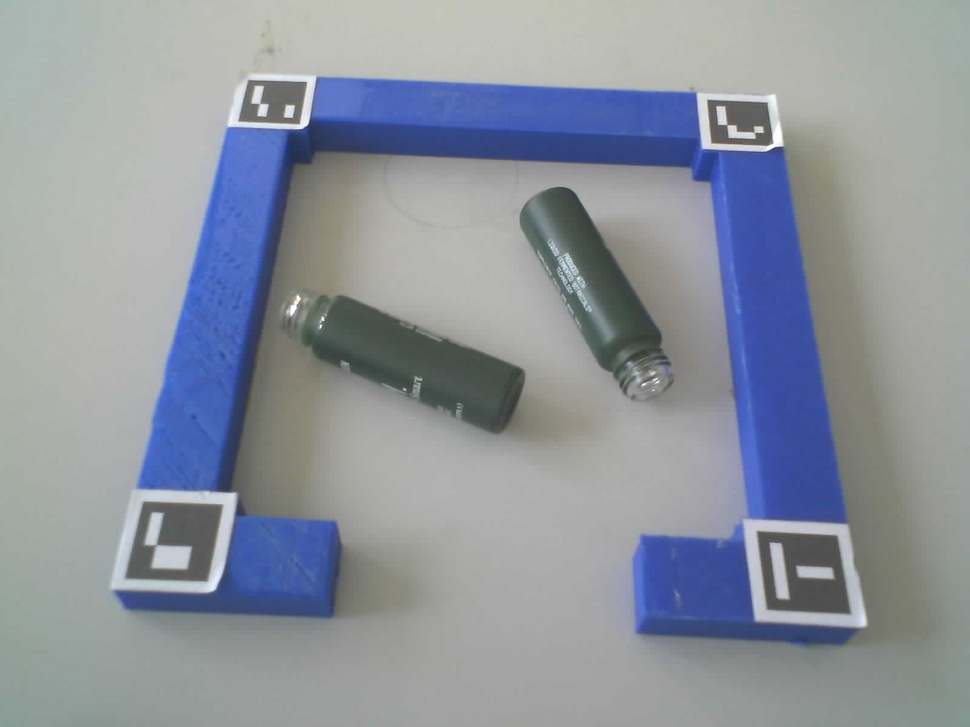
#> input picture utils/images/a6595ad23b83401da7c1bc8a24dbfc40.jpg, 970 x 727 px, shrunk from 1600 x 1200 before the run; its folder holds only this picture in this run
$ python annotate_dataset.py --images images
#> lines starting #> are read from the running program, lines starting #| are printed output that depends on the picture
"""
Simple Annotation Tool for Bottle Dataset
Creates COCO format annotations
"""

import cv2
import json
import os
from pathlib import Path


class AnnotationTool:
    def __init__(self, images_dir, output_file='annotations.json'):
#> in run, image is the input picture: shape (727, 970, 3); mean B, G, R 157, 147.4, 141.1
        self.images_dir = images_dir
        self.output_file = output_file

        # Load existing annotations if available
        self.load_existing_annotations()

        self.current_image_id = len(self.annotations['images'])
        self.current_annotation_id = len(self.annotations['annotations'])

        # Get all images
        self.image_files = []
        for ext in ['*.jpg', '*.jpeg', '*.png']:
            self.image_files.extend(Path(images_dir).glob(ext))

        self.image_files = sorted([str(f) for f in self.image_files])
        self.current_image_index = 0

        # Drawing state
        self.drawing = False
        self.start_point = None
        self.current_end_point = None  # Initialize to avoid NoneType error
        self.current_boxes = []  # List of (bbox, class_id, class_name)
        self.current_class = 1  # Default: bottle
        self.class_names = {1: 'bottle', 2: 'cap'}
        self.class_colors = {1: (0, 255, 0), 2: (255, 0, 255)}  # Green for bottle, Magenta for cap

        print(f"Found {len(self.image_files)} images")
        print(f"Loaded {len(self.annotations['images'])} existing annotations")
        print("\nControls:")
        print("  - Click and drag to draw bounding box")
        print("  - Press '1' to switch to BOTTLE class (green)")
        print("  - Press '2' to switch to CAP class (magenta)")
        print("  - Press 'r' to RESET current image (delete all boxes)")
        print("  - Press 'n' for next image")
        print("  - Press 'p' for previous image")
        print("  - Press 'd' to delete last box")
        print("  - Press 's' to save and continue")
        print("  - Press 'q' to quit and save")

    def load_existing_annotations(self):
        """Load existing annotations from file if it exists"""
        if os.path.exists(self.output_file):
            try:
                with open(self.output_file, 'r') as f:
                    self.annotations = json.load(f)
                print(f"✓ Loaded existing annotations from {self.output_file}")

                # Validate structure
                if 'categories' not in self.annotations:
                    self.annotations['categories'] = [
                        {'id': 1, 'name': 'bottle'},
                        {'id': 2, 'name': 'cap'}
                    ]
                if 'images' not in self.annotations:
                    self.annotations['images'] = []
                if 'annotations' not in self.annotations:
                    self.annotations['annotations'] = []

            except json.JSONDecodeError:
                print(f"⚠ Could not parse {self.output_file}, starting fresh")
                self.create_fresh_annotations()
        else:
            print(f"No existing annotations found, starting fresh")
            self.create_fresh_annotations()

    def create_fresh_annotations(self):
        """Create fresh annotation structure"""
        self.annotations = {
            'images': [],
            'annotations': [],
            'categories': [
                {'id': 1, 'name': 'bottle'},
                {'id': 2, 'name': 'cap'}
            ]
        }

    def load_annotations_for_image(self, image_name):
        """Load existing annotations for current image"""
        # Find image info
        image_info = next((img for img in self.annotations['images']
                          if img['file_name'] == image_name), None)

        if image_info:
            image_id = image_info['id']
            # Load all annotations for this image
            existing_anns = [ann for ann in self.annotations['annotations']
                           if ann['image_id'] == image_id]

            # Convert to current_boxes format
            self.current_boxes = []
            for ann in existing_anns:
                bbox = ann['bbox']
                class_id = ann['category_id']
                class_name = self.class_names.get(class_id, f'class_{class_id}')
                self.current_boxes.append((bbox, class_id, class_name))

            print(f"✓ Loaded {len(self.current_boxes)} existing annotations for {image_name}")
            return True

        return False

    # [54 lines left out: functions reset_current_image, mouse_callback, not called in this run]

    def draw_boxes(self, image):
        """Draw all boxes on image"""
        img_copy = image.copy()

        # Draw saved boxes with class-specific colors
        for bbox, class_id, class_name in self.current_boxes:
            x, y, w, h = bbox
            color = self.class_colors[class_id]
            cv2.rectangle(img_copy, (x, y), (x + w, y + h), color, 2)

            # Label with background
            label = class_name
            (label_w, label_h), _ = cv2.getTextSize(label, cv2.FONT_HERSHEY_SIMPLEX, 0.5, 1)
            cv2.rectangle(img_copy, (x, y - label_h - 4), (x + label_w, y), color, -1)
            cv2.putText(img_copy, label, (x, y - 2), cv2.FONT_HERSHEY_SIMPLEX, 0.5, (255, 255, 255), 1)

        # Draw current box being drawn
        if self.drawing and self.start_point and self.current_end_point:
            x1, y1 = self.start_point
            x2, y2 = self.current_end_point
            color = self.class_colors[self.current_class]
            cv2.rectangle(img_copy, (x1, y1), (x2, y2), color, 2)

        # Add instructions and status
        cv2.putText(img_copy, f"Image {self.current_image_index + 1}/{len(self.image_files)}",
                    (10, 30), cv2.FONT_HERSHEY_SIMPLEX, 0.7, (255, 255, 255), 2)
        cv2.putText(img_copy, f"Boxes: {len(self.current_boxes)}",
                    (10, 60), cv2.FONT_HERSHEY_SIMPLEX, 0.7, (255, 255, 255), 2)

        # Show current class
        current_class_name = self.class_names[self.current_class]
        current_class_color = self.class_colors[self.current_class]
        cv2.putText(img_copy, f"Current: {current_class_name}",
                    (10, 90), cv2.FONT_HERSHEY_SIMPLEX, 0.7, current_class_color, 2)
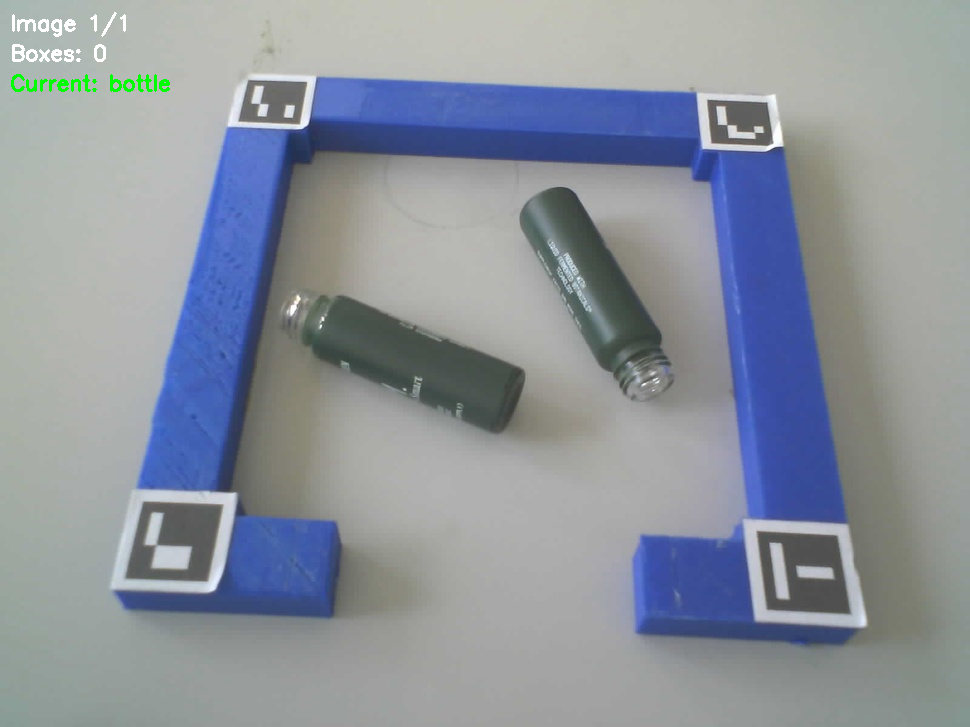
#> img_copy: shape (727, 970, 3); mean B, G, R 156.8, 147.6, 141

        # Show if this is a loaded annotation
        image_name = os.path.basename(self.image_files[self.current_image_index])
        existing = any(img['file_name'] == image_name for img in self.annotations['images'])
        if existing:
            cv2.putText(img_copy, "[LOADED]",
                       (10, 120), cv2.FONT_HERSHEY_SIMPLEX, 0.6, (0, 255, 255), 2)

        return img_copy

    def save_annotations(self):
        """Save annotations to JSON file"""
        with open(self.output_file, 'w') as f:
            json.dump(self.annotations, f, indent=2)
        print(f"Annotations saved to {self.output_file}")

    # [70 lines left out: function annotate_current_image, not called in this run]

    def run(self):
        """Main annotation loop"""
        cv2.namedWindow('Annotation Tool')
        cv2.setMouseCallback('Annotation Tool', self.mouse_callback)

        while self.current_image_index < len(self.image_files):
            # Load image
            image_path = self.image_files[self.current_image_index]
            image = cv2.imread(image_path)

            if image is None:
                print(f"Error loading {image_path}")
                self.current_image_index += 1
                continue

            # IMPORTANT: Clear current boxes first before loading
            self.current_boxes = []
            self.current_end_point = None

            # Load existing annotations for this image
            image_name = os.path.basename(image_path)
            self.load_annotations_for_image(image_name)

            while True:
                # Draw and display
                display_image = self.draw_boxes(image)
                cv2.imshow('Annotation Tool', display_image)

                key = cv2.waitKey(1) & 0xFF
#> (key q is pressed here)

                if key == ord('1'):  # Switch to bottle class
                    self.current_class = 1
                    print(f"Switched to: {self.class_names[1]}")

                elif key == ord('2'):  # Switch to cap class
                    self.current_class = 2
                    print(f"Switched to: {self.class_names[2]}")

                elif key == ord('r'):  # Reset current image
                    print(f"\n⚠ Resetting image: {image_name}")
                    self.reset_current_image()
                    # Reload the image to show it's empty
                    continue

                elif key == ord('n'):  # Next image
                    if len(self.current_boxes) > 0:
                        self.annotate_current_image()
                    break

                elif key == ord('p'):  # Previous image
                    if self.current_image_index > 0:
                        if len(self.current_boxes) > 0:
                            self.annotate_current_image()
                        self.current_image_index -= 2  # Will be incremented at end of outer loop
                        break

                elif key == ord('d'):  # Delete last box
                    if self.current_boxes:
                        deleted = self.current_boxes.pop()
                        print(f"Deleted {deleted[2]}: {deleted[0]}")

                elif key == ord('s'):  # Save and continue
                    if len(self.current_boxes) > 0:
                        self.annotate_current_image()
                        self.save_annotations()
                    break

                elif key == ord('q'):  # Quit
                    if len(self.current_boxes) > 0:
                        self.annotate_current_image()
                    self.save_annotations()
                    cv2.destroyAllWindows()
                    return

            self.current_image_index += 1

        print("\nAll images annotated!")
        self.save_annotations()
        cv2.destroyAllWindows()


# [39 lines left out: function split_dataset, not called in this run]


if __name__ == '__main__':
    import argparse

    parser = argparse.ArgumentParser(description='Annotate images for bottle detection')
    parser.add_argument('--images', type=str, required=True, help='Directory with images')
    parser.add_argument('--output', type=str, default='annotations.json', help='Output annotation file')
    parser.add_argument('--split', action='store_true', help='Split into train/val/test after annotation')

    args = parser.parse_args()

    # Run annotation tool
    tool = AnnotationTool(args.images, args.output)
    tool.run()

    # Split dataset if requested
    if args.split:
        print("\nSplitting dataset...")
        split_dataset(args.output)
